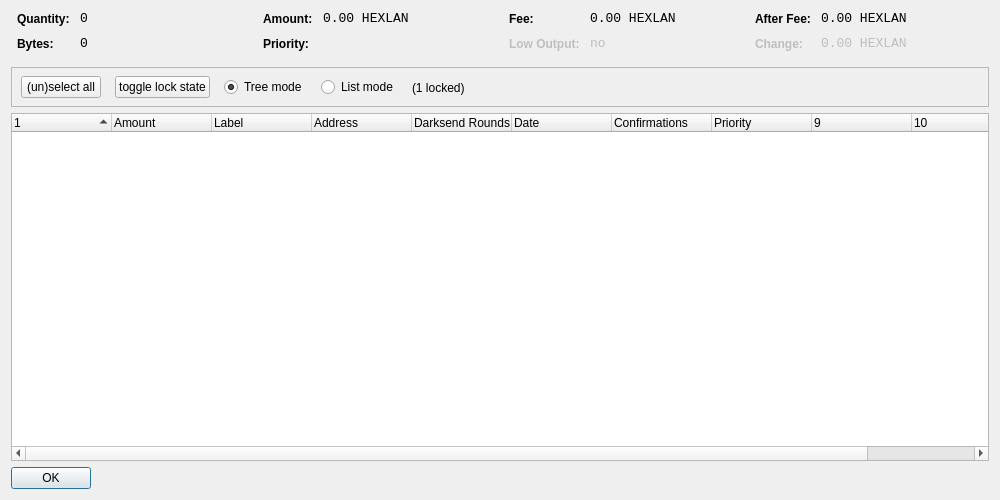
<?xml version="1.0" encoding="UTF-8"?>
<ui version="4.0">
 <class>CoinControlDialog</class>
 <widget class="QDialog" name="CoinControlDialog">
  <property name="geometry">
   <rect>
    <x>0</x>
    <y>0</y>
    <width>1000</width>
    <height>500</height>
   </rect>
  </property>
  <property name="windowTitle">
   <string>Coin Control</string>
  </property>
  <layout class="QVBoxLayout" name="verticalLayout">
   <item>
    <layout class="QHBoxLayout" name="horizontalLayoutTop" stretch="0,0,0,0">
     <property name="topMargin">
      <number>0</number>
     </property>
     <property name="bottomMargin">
      <number>10</number>
     </property>
     <item>
      <layout class="QFormLayout" name="formLayoutCoinControl1">
       <property name="horizontalSpacing">
        <number>10</number>
       </property>
       <property name="verticalSpacing">
        <number>10</number>
       </property>
       <property name="leftMargin">
        <number>6</number>
       </property>
       <property name="rightMargin">
        <number>6</number>
       </property>
       <item row="0" column="0">
        <widget class="QLabel" name="labelCoinControlQuantityText">
         <property name="styleSheet">
          <string notr="true">font-weight:bold;</string>
         </property>
         <property name="text">
          <string>Quantity:</string>
         </property>
        </widget>
       </item>
       <item row="0" column="1">
        <widget class="QLabel" name="labelCoinControlQuantity">
         <property name="font">
          <font>
           <family>Monospace</family>
           <pointsize>10</pointsize>
          </font>
         </property>
         <property name="cursor">
          <cursorShape>IBeamCursor</cursorShape>
         </property>
         <property name="contextMenuPolicy">
          <enum>Qt::ActionsContextMenu</enum>
         </property>
         <property name="text">
          <string notr="true">0</string>
         </property>
         <property name="textInteractionFlags">
          <set>Qt::LinksAccessibleByMouse|Qt::TextSelectableByKeyboard|Qt::TextSelectableByMouse</set>
         </property>
        </widget>
       </item>
       <item row="1" column="0">
        <widget class="QLabel" name="labelCoinControlBytesText">
         <property name="styleSheet">
          <string notr="true">font-weight:bold;</string>
         </property>
         <property name="text">
          <string>Bytes:</string>
         </property>
        </widget>
       </item>
       <item row="1" column="1">
        <widget class="QLabel" name="labelCoinControlBytes">
         <property name="font">
          <font>
           <family>Monospace</family>
           <pointsize>10</pointsize>
          </font>
         </property>
         <property name="cursor">
          <cursorShape>IBeamCursor</cursorShape>
         </property>
         <property name="contextMenuPolicy">
          <enum>Qt::ActionsContextMenu</enum>
         </property>
         <property name="text">
          <string notr="true">0</string>
         </property>
         <property name="textInteractionFlags">
          <set>Qt::LinksAccessibleByMouse|Qt::TextSelectableByKeyboard|Qt::TextSelectableByMouse</set>
         </property>
        </widget>
       </item>
      </layout>
     </item>
     <item>
      <layout class="QFormLayout" name="formLayoutCoinControl2">
       <property name="horizontalSpacing">
        <number>10</number>
       </property>
       <property name="verticalSpacing">
        <number>10</number>
       </property>
       <property name="leftMargin">
        <number>6</number>
       </property>
       <property name="rightMargin">
        <number>6</number>
       </property>
       <item row="0" column="0">
        <widget class="QLabel" name="labelCoinControlAmountText">
         <property name="styleSheet">
          <string notr="true">font-weight:bold;</string>
         </property>
         <property name="text">
          <string>Amount:</string>
         </property>
        </widget>
       </item>
       <item row="0" column="1">
        <widget class="QLabel" name="labelCoinControlAmount">
         <property name="font">
          <font>
           <family>Monospace</family>
           <pointsize>10</pointsize>
          </font>
         </property>
         <property name="cursor">
          <cursorShape>IBeamCursor</cursorShape>
         </property>
         <property name="contextMenuPolicy">
          <enum>Qt::ActionsContextMenu</enum>
         </property>
         <property name="text">
          <string notr="true">0.00 HEXLAN</string>
         </property>
         <property name="textInteractionFlags">
          <set>Qt::LinksAccessibleByMouse|Qt::TextSelectableByKeyboard|Qt::TextSelectableByMouse</set>
         </property>
        </widget>
       </item>
       <item row="1" column="0">
        <widget class="QLabel" name="labelCoinControlPriorityText">
         <property name="styleSheet">
          <string notr="true">font-weight:bold;</string>
         </property>
         <property name="text">
          <string>Priority:</string>
         </property>
        </widget>
       </item>
       <item row="1" column="1">
        <widget class="QLabel" name="labelCoinControlPriority">
         <property name="font">
          <font>
           <family>Monospace</family>
           <pointsize>10</pointsize>
          </font>
         </property>
         <property name="cursor">
          <cursorShape>IBeamCursor</cursorShape>
         </property>
         <property name="contextMenuPolicy">
          <enum>Qt::ActionsContextMenu</enum>
         </property>
         <property name="text">
          <string/>
         </property>
         <property name="textInteractionFlags">
          <set>Qt::LinksAccessibleByMouse|Qt::TextSelectableByKeyboard|Qt::TextSelectableByMouse</set>
         </property>
        </widget>
       </item>
      </layout>
     </item>
     <item>
      <layout class="QFormLayout" name="formLayoutCoinControl3">
       <property name="horizontalSpacing">
        <number>10</number>
       </property>
       <property name="verticalSpacing">
        <number>10</number>
       </property>
       <property name="leftMargin">
        <number>6</number>
       </property>
       <property name="rightMargin">
        <number>6</number>
       </property>
       <item row="0" column="0">
        <widget class="QLabel" name="labelCoinControlFeeText">
         <property name="styleSheet">
          <string notr="true">font-weight:bold;</string>
         </property>
         <property name="text">
          <string>Fee:</string>
         </property>
        </widget>
       </item>
       <item row="0" column="1">
        <widget class="QLabel" name="labelCoinControlFee">
         <property name="font">
          <font>
           <family>Monospace</family>
           <pointsize>10</pointsize>
          </font>
         </property>
         <property name="cursor">
          <cursorShape>IBeamCursor</cursorShape>
         </property>
         <property name="contextMenuPolicy">
          <enum>Qt::ActionsContextMenu</enum>
         </property>
         <property name="text">
          <string notr="true">0.00 HEXLAN</string>
         </property>
         <property name="textInteractionFlags">
          <set>Qt::LinksAccessibleByMouse|Qt::TextSelectableByKeyboard|Qt::TextSelectableByMouse</set>
         </property>
        </widget>
       </item>
       <item row="1" column="0">
        <widget class="QLabel" name="labelCoinControlLowOutputText">
         <property name="enabled">
          <bool>false</bool>
         </property>
         <property name="styleSheet">
          <string notr="true">font-weight:bold;</string>
         </property>
         <property name="text">
          <string>Low Output:</string>
         </property>
        </widget>
       </item>
       <item row="1" column="1">
        <widget class="QLabel" name="labelCoinControlLowOutput">
         <property name="enabled">
          <bool>false</bool>
         </property>
         <property name="font">
          <font>
           <family>Monospace</family>
           <pointsize>10</pointsize>
          </font>
         </property>
         <property name="cursor">
          <cursorShape>IBeamCursor</cursorShape>
         </property>
         <property name="contextMenuPolicy">
          <enum>Qt::ActionsContextMenu</enum>
         </property>
         <property name="text">
          <string notr="true">no</string>
         </property>
         <property name="textInteractionFlags">
          <set>Qt::LinksAccessibleByMouse|Qt::TextSelectableByKeyboard|Qt::TextSelectableByMouse</set>
         </property>
        </widget>
       </item>
      </layout>
     </item>
     <item>
      <layout class="QFormLayout" name="formLayoutCoinControl4">
       <property name="horizontalSpacing">
        <number>10</number>
       </property>
       <property name="verticalSpacing">
        <number>10</number>
       </property>
       <property name="leftMargin">
        <number>6</number>
       </property>
       <property name="rightMargin">
        <number>6</number>
       </property>
       <item row="0" column="0">
        <widget class="QLabel" name="labelCoinControlAfterFeeText">
         <property name="styleSheet">
          <string notr="true">font-weight:bold;</string>
         </property>
         <property name="text">
          <string>After Fee:</string>
         </property>
        </widget>
       </item>
       <item row="0" column="1">
        <widget class="QLabel" name="labelCoinControlAfterFee">
         <property name="font">
          <font>
           <family>Monospace</family>
           <pointsize>10</pointsize>
          </font>
         </property>
         <property name="cursor">
          <cursorShape>IBeamCursor</cursorShape>
         </property>
         <property name="contextMenuPolicy">
          <enum>Qt::ActionsContextMenu</enum>
         </property>
         <property name="text">
          <string notr="true">0.00 HEXLAN</string>
         </property>
         <property name="textInteractionFlags">
          <set>Qt::LinksAccessibleByMouse|Qt::TextSelectableByKeyboard|Qt::TextSelectableByMouse</set>
         </property>
        </widget>
       </item>
       <item row="1" column="0">
        <widget class="QLabel" name="labelCoinControlChangeText">
         <property name="enabled">
          <bool>false</bool>
         </property>
         <property name="styleSheet">
          <string notr="true">font-weight:bold;</string>
         </property>
         <property name="text">
          <string>Change:</string>
         </property>
        </widget>
       </item>
       <item row="1" column="1">
        <widget class="QLabel" name="labelCoinControlChange">
         <property name="enabled">
          <bool>false</bool>
         </property>
         <property name="font">
          <font>
           <family>Monospace</family>
           <pointsize>10</pointsize>
          </font>
         </property>
         <property name="cursor">
          <cursorShape>IBeamCursor</cursorShape>
         </property>
         <property name="contextMenuPolicy">
          <enum>Qt::ActionsContextMenu</enum>
         </property>
         <property name="text">
          <string notr="true">0.00 HEXLAN</string>
         </property>
         <property name="textInteractionFlags">
          <set>Qt::LinksAccessibleByMouse|Qt::TextSelectableByKeyboard|Qt::TextSelectableByMouse</set>
         </property>
        </widget>
       </item>
      </layout>
     </item>
    </layout>
   </item>
   <item>
    <widget class="QFrame" name="frame">
     <property name="minimumSize">
      <size>
       <width>0</width>
       <height>40</height>
      </size>
     </property>
     <property name="frameShape">
      <enum>QFrame::StyledPanel</enum>
     </property>
     <property name="frameShadow">
      <enum>QFrame::Sunken</enum>
     </property>
     <widget class="QWidget" name="horizontalLayoutWidget">
      <property name="geometry">
       <rect>
        <x>10</x>
        <y>0</y>
        <width>781</width>
        <height>41</height>
       </rect>
      </property>
      <layout class="QHBoxLayout" name="horizontalLayoutPanel" stretch="0,0,0,0,0">
       <property name="spacing">
        <number>14</number>
       </property>
       <item>
        <widget class="QPushButton" name="pushButtonSelectAll">
         <property name="sizePolicy">
          <sizepolicy hsizetype="Maximum" vsizetype="Fixed">
           <horstretch>0</horstretch>
           <verstretch>0</verstretch>
          </sizepolicy>
         </property>
         <property name="text">
          <string>(un)select all</string>
         </property>
        </widget>
       </item>
        <item>
         <widget class="QPushButton" name="pushButtonToggleLock">
          <property name="sizePolicy">
           <sizepolicy hsizetype="Maximum" vsizetype="Fixed">
            <horstretch>0</horstretch>
            <verstretch>0</verstretch>
           </sizepolicy>
          </property>
          <property name="text">
           <string>toggle lock state</string>
          </property>
          <property name="autoDefault">
           <bool>false</bool>
          </property>
         </widget>
        </item>
       <item>
        <widget class="QRadioButton" name="radioTreeMode">
         <property name="sizePolicy">
          <sizepolicy hsizetype="Maximum" vsizetype="Fixed">
           <horstretch>0</horstretch>
           <verstretch>0</verstretch>
          </sizepolicy>
         </property>
         <property name="text">
          <string>Tree mode</string>
         </property>
         <property name="checked">
          <bool>true</bool>
         </property>
        </widget>
       </item>
       <item>
        <widget class="QRadioButton" name="radioListMode">
         <property name="sizePolicy">
          <sizepolicy hsizetype="Maximum" vsizetype="Fixed">
           <horstretch>0</horstretch>
           <verstretch>0</verstretch>
          </sizepolicy>
         </property>
         <property name="text">
          <string>List mode</string>
         </property>
        </widget>
       </item>
        <item>
         <widget class="QLabel" name="labelLocked">
          <property name="text">
           <string>(1 locked)</string>
          </property>
         </widget>
        </item>
       <item>
        <spacer name="horizontalSpacer">
         <property name="orientation">
          <enum>Qt::Horizontal</enum>
         </property>
         <property name="sizeHint" stdset="0">
          <size>
           <width>40</width>
           <height>20</height>
          </size>
         </property>
        </spacer>
       </item>
      </layout>
     </widget>
    </widget>
   </item>
   <item>
    <widget class="CoinControlTreeWidget" name="treeWidget">
     <property name="contextMenuPolicy">
      <enum>Qt::CustomContextMenu</enum>
     </property>
     <property name="sortingEnabled">
      <bool>false</bool>
     </property>
     <property name="columnCount">
      <number>11</number>
     </property>
     <attribute name="headerShowSortIndicator" stdset="0">
      <bool>true</bool>
     </attribute>
     <attribute name="headerStretchLastSection">
      <bool>false</bool>
     </attribute>
     <column>
      <property name="text">
       <string/>
      </property>
     </column>
     <column>
      <property name="text">
       <string>Amount</string>
      </property>
     </column>
     <column>
      <property name="text">
       <string>Label</string>
      </property>
     </column>
     <column>
      <property name="text">
       <string>Address</string>
      </property>
     </column>
     <column>
      <property name="text">
       <string>Darksend Rounds</string>
      </property>
    </column>
     <column>
      <property name="text">
       <string>Date</string>
      </property>
     </column>
     <column>
      <property name="text">
       <string>Confirmations</string>
      </property>
      <property name="toolTip">
       <string>Confirmed</string>
      </property>
     </column>
     <column>
      <property name="text">
       <string>Priority</string>
      </property>
     </column>
     <column>
      <property name="text">
       <string/>
      </property>
     </column>
     <column>
      <property name="text">
       <string/>
      </property>
     </column>
     <column>
      <property name="text">
       <string/>
      </property>
     </column>
     <column>
      <property name="text">
       <string/>
      </property>
     </column>
    </widget>
   </item>
   <item>
    <widget class="QDialogButtonBox" name="buttonBox">
     <property name="sizePolicy">
      <sizepolicy hsizetype="Maximum" vsizetype="Fixed">
       <horstretch>0</horstretch>
       <verstretch>0</verstretch>
      </sizepolicy>
     </property>
     <property name="orientation">
      <enum>Qt::Horizontal</enum>
     </property>
     <property name="standardButtons">
      <set>QDialogButtonBox::Ok</set>
     </property>
    </widget>
   </item>
  </layout>
 </widget>
 <customwidgets>
  <customwidget>
   <class>CoinControlTreeWidget</class>
   <extends>QTreeWidget</extends>
   <header>coincontroltreewidget.h</header>
  </customwidget>
 </customwidgets>
 <resources/>
 <connections/>
</ui>
